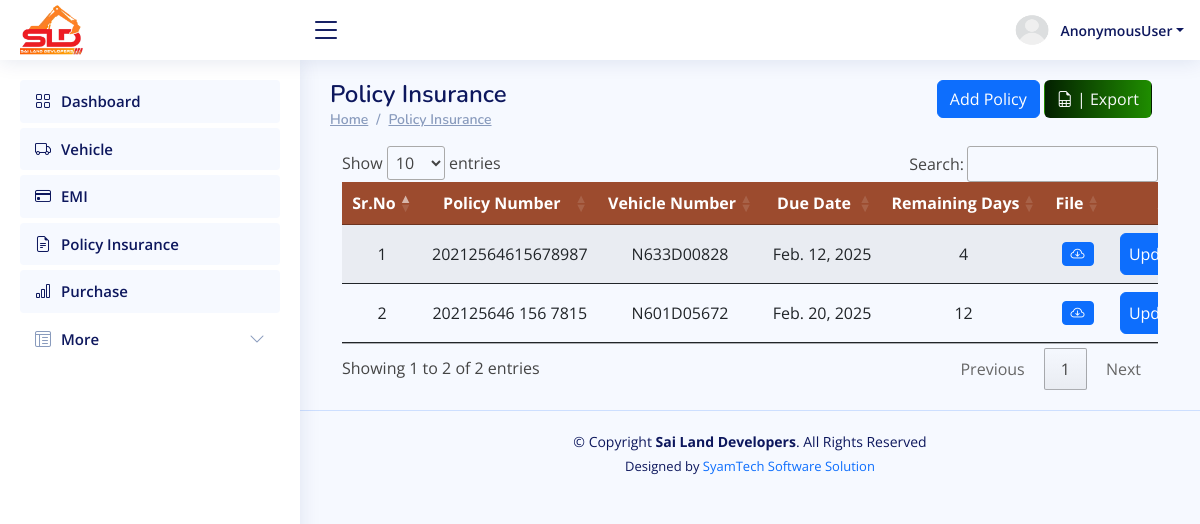
The app's page /finance/policy_list/, older data.
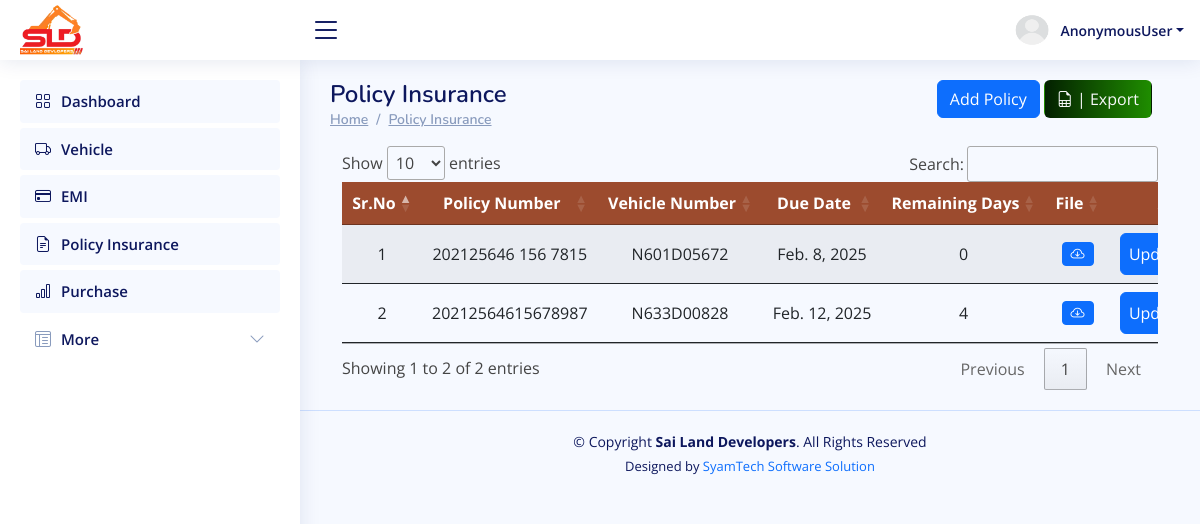
The same page, newer data.
### ERP_Admin/models.py (models this page shows, shortened)
class Policy(models.Model):
    policy_number=models.CharField(max_length=50)
    insurance_company = models.ForeignKey(Insurance_Bank, on_delete=models.CASCADE, related_name='Insurance',null=True, blank=True)
    vehicle = models.ForeignKey(Vehicle, on_delete=models.CASCADE, related_name='policies')
    policy_file = models.FileField(upload_to='policies/' )
    due_date = models.DateField()
    premium_amount=models.BigIntegerField(null=True, blank=True)

class Vehicle(models.Model):
    owner_name = models.CharField(max_length=50,null=True,blank=True)
    model_name = models.ForeignKey(VehicleModel, related_name='vehicle_model_name', null=True, blank=True, on_delete=models.CASCADE)
    vehicle_number = models.CharField(max_length=50, unique=True)
    status=models.CharField(max_length=50, default='active', choices=VEHICLE_STATUS)
    def __str__(self):
        return f"{self.model_name.model_name} ({self.vehicle_number[:-5]} {self.vehicle_number[-4:]})"

### ERP_Finance/views.py (the view)
# urls.py: path('policy_list/', views.policy_list, name='finance_policy_list'),
def policy_list(request):
    policies = Policy.objects.select_related('vehicle').order_by('due_date')
    policy_data = []
    for policy in policies:
        remaining_days = (policy.due_date - date.today()).days
        policy_data.append({
            'policy': policy,
            'remaining_days': remaining_days,
        })
    form = PolicyForm()
    return render(request, 'finance_policy_list.html', {
        'form': form,
        'policies': policy_data,  # Pass the enriched data
    })

### ERP_Finance/forms.py (shortened to what this page needs)
class PolicyForm(forms.ModelForm):
    class Meta:
        model = Policy
        fields = ['policy_number', 'vehicle', 'policy_file', 'due_date', 'insurance_company','premium_amount']
        widgets = {
            'due_date': forms.DateInput(attrs={'type': 'date'}),
        }

### ERP_Finance/templates/finance_policy_list.html (shortened to what this page needs)
{% extends "finance_base.html" %}
{% load crispy_forms_tags %}
{% block content %}
<main id="main" class="main">
    <div class="row">
        <div class="col-sm-6">
            <div class="pagetitle">
                <h1>Policy Insurance</h1>
                <nav>
                <ol class="breadcrumb">
                    <li class="breadcrumb-item"><a href="#">Home</a></li>
                    <li class="breadcrumb-item"><a href="#">Policy Insurance</a></li>
                </ol>
                </nav>
            </div>
        </div>
        <div class="col-sm-6">
            <div class="container" style="max-width:97%;">
                <div class="text-lg-end text-start">
                    <a href="#" class="btn btn-primary" data-toggle="modal" data-target="#model_create_policy"> Add Policy </a>
                    <a href="{% url "export_policy_data" %}" class="btn text-light"  style="background: linear-gradient(90deg, rgb(3, 32, 0) 0%,   rgb(31, 141, 0) 100%);"><i class="bi bi-file-earmark-spreadsheet"></i> | Export</a>
                </div>
            </div>
        </div>
    </div>
    <div class="container">
      <table id="policy_table" class="table table-striped" style="overflow: scroll; width: 100%; min-width: max-content" >
        <thead>
          <tr style="background: #9c4b2e">
            <th scope="col" class="text-center text-white">Sr.No</th>
            <th scope="col" class="text-center text-white">Policy Number</th>
            <th scope="col" class="text-center text-white">Vehicle Number</th>
            <th scope="col" class="text-center text-white">Due Date</th>
            <th scope="col" class="text-center text-white">Remaining Days</th>
            <th scope="col" class="text-center text-white">File</th>
            <th scope="col" class="text-center text-white">Action</th>
          </tr>
        </thead>
        <tbody>
          {% if policies %} {% for r in policies %}
          <tr>
            <td class="text-center">{{ forloop.counter }}</td>
            <td class="text-center">{{ r.policy.policy_number }}</td>
            <td class="text-center">{{ r.policy.vehicle.vehicle_number }}</td>
            <td class="text-center">{{ r.policy.due_date }}</td>
            <td class="text-center">{{ r.remaining_days }}</td>
            <td class="text-center">
                {% if r.policy.policy_file %}
                  <a href="{{ r.policy.policy_file.url }}" target="_blank" class="btn btn-sm btn-primary"> <i class="bi bi-cloud-arrow-down"></i></a>
                {% else %}
                ---
                {% endif %}
            </td>
            <td>
              <center>
                <a href="javascript:void(0);" data-url="{% url 'finance_update_policy' r.policy.id %}" class="btn btn-primary px-2 py-2" onclick="mini_window_2(this)">Update</a>
              </center>
            </td>
          </tr>
          {% endfor %} {% else %}
          <tr>
            <td colspan="6" class="text-center">No Policy Found</td>
          </tr>
          {% endif %}
        </tbody>
      </table>
    </div>
</main>
{% endblock content %}

Row changes from the older to the newer data that the page shows:
changed Policy: policy.due_date "Feb. 20, 2025" → "Feb. 8, 2025"; remaining_days "12" → "0"; moves up the list
